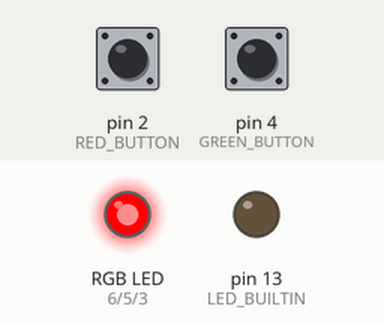
A sketch run on a simulated Arduino Uno, built with avr-gcc and run on an emulated ATmega328P. Shown: an RGB LED mixed from three pins (HIGH = lit), output pins drawn as LEDs (lit = HIGH). The inputs (shaded band) are chosen by the test bench; at power-on: pin 2 (RED_BUTTON) HIGH, pin 4 (GREEN_BUTTON) HIGH.

Above: at 1.2 s.
1.3 s: pin 2 (RED_BUTTON) pulled LOW for 0.15 s
At 1.6 s:
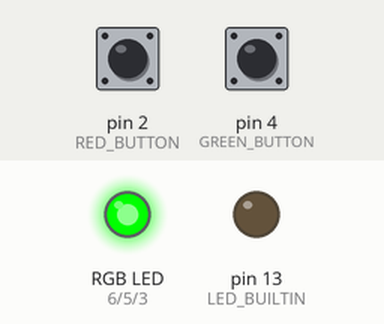
2.9 s: pin 4 (GREEN_BUTTON) pulled LOW for 0.15 s
At 4.0 s:
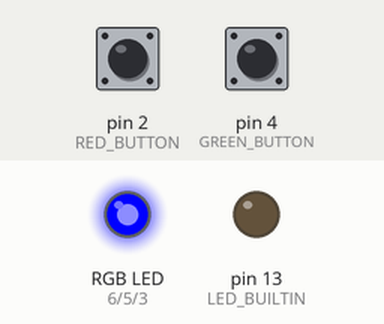
4.5 s: pin 4 (GREEN_BUTTON) pulled LOW for 1 s
At 5.2 s:
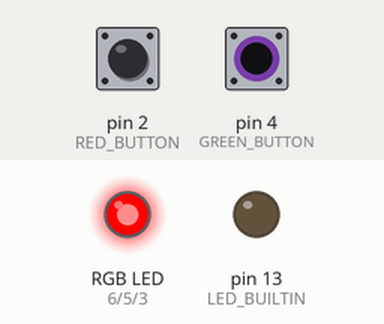
7.0 s: pin 4 (GREEN_BUTTON) pulled LOW for 3.2 s
At 8.3 s:
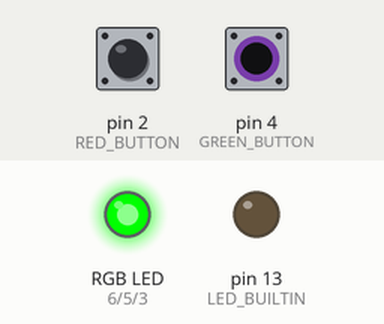
Timing chart, 0 to 10.0 s (numbered marks = the images above; inputs shaded):
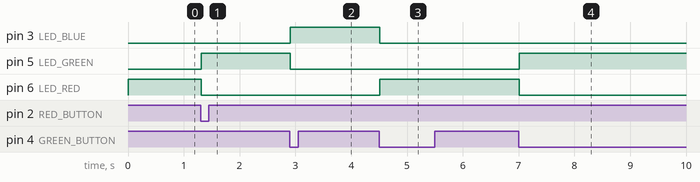

Measured:
- after the input at 1.3 s, pin 5 (LED_GREEN): LOW → HIGH at once; pin 6 (LED_RED): HIGH → LOW at once
- after the input at 2.9 s, pin 3 (LED_BLUE): LOW → HIGH at once; pin 5 (LED_GREEN): HIGH → LOW at once
- after the input at 4.5 s, pin 3 (LED_BLUE): HIGH → LOW at once; pin 6 (LED_RED): LOW → HIGH at once
- after the input at 7.0 s, pin 5 (LED_GREEN): LOW → HIGH at once; pin 6 (LED_RED): HIGH → LOW at once

The sketch:

ex01.ino
```cpp
#define LED_RED 6
#define LED_GREEN 5
#define LED_BLUE 3

#define RED_BUTTON 2
#define GREEN_BUTTON 4

#define DEBOUNCE_PERIOD 10UL

int led[] = {LED_RED, LED_GREEN, LED_BLUE};

void initRGB()
{
    pinMode(LED_BUILTIN, OUTPUT);
    digitalWrite(LED_BUILTIN, LOW);

    pinMode(LED_RED, OUTPUT);
    digitalWrite(LED_RED, HIGH);

    pinMode(LED_GREEN, OUTPUT);
    digitalWrite(LED_GREEN, LOW);

    pinMode(LED_BLUE, OUTPUT);
    digitalWrite(LED_BLUE, LOW);
}

void initButtons()
{
    pinMode(RED_BUTTON, INPUT_PULLUP);
    pinMode(GREEN_BUTTON, INPUT_PULLUP);
}


bool isGreenButtonPressed()
{
    static int debounced_button_state = HIGH;
    static int previous_reading = HIGH;
    static unsigned long last_change_time = 0UL;
    bool isPressed = false;

    int current_reading = digitalRead(GREEN_BUTTON);

    if (previous_reading != current_reading)
    {
        last_change_time = millis();
    }

    if (millis() - last_change_time > DEBOUNCE_PERIOD)
    {
        if (current_reading != debounced_button_state)
        {
            if (debounced_button_state == HIGH && current_reading == LOW)
            {
                isPressed = true;
            }
            debounced_button_state = current_reading;
        }
    }

    previous_reading = current_reading;

    return isPressed;
}

bool isRedButtonPressed()
{
    static int debounced_button_state = HIGH;
    static int previous_reading = HIGH;
    static unsigned long last_change_time = 0UL;
    bool isPressed = false;

    int current_reading = digitalRead(RED_BUTTON);

    if (previous_reading != current_reading)
    {
        last_change_time = millis();
    }

    if (millis() - last_change_time > DEBOUNCE_PERIOD)
    {
        if (current_reading != debounced_button_state)
        {
            if (debounced_button_state == HIGH && current_reading == LOW)
            {
                isPressed = true;
            }
            debounced_button_state = current_reading;
        }
    }

    previous_reading = current_reading;

    return isPressed;
}

void setup()
{
    initRGB();
    initButtons();
}

int led_index = 0;
void loop()
{
    if (isGreenButtonPressed() || isRedButtonPressed())
    {
        digitalWrite(led[led_index], LOW);
        led_index = ++led_index % 3;
        digitalWrite(led[led_index], HIGH);
    }
}
```
